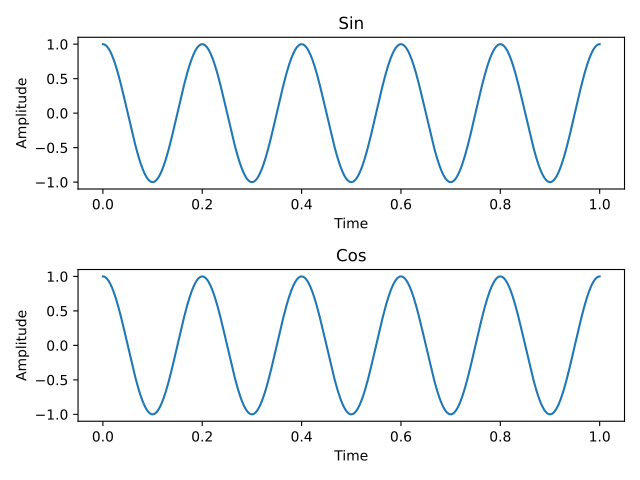

The Python source for this figure:
import numpy as np
import matplotlib.pyplot as plt
pi=np.pi
def s(t):
    return np.sin(10*np.pi*t+pi/2)
def c(t):
    return np.cos(10*np.pi*t+0)


t=np.arange(0,1,0.00001)

fig, axs = plt.subplots(2)
axs[0].plot(t,s(t))
axs[0].set_title("Sin")
axs[0].set_xlabel("Time")
axs[0].set_ylabel("Amplitude")

axs[1].plot(t,c(t))
axs[1].set_title("Cos")
axs[1].set_xlabel("Time")
axs[1].set_ylabel("Amplitude")

plt.tight_layout()
fig.show()
plt.savefig("ex1.pdf")
plt.show()
